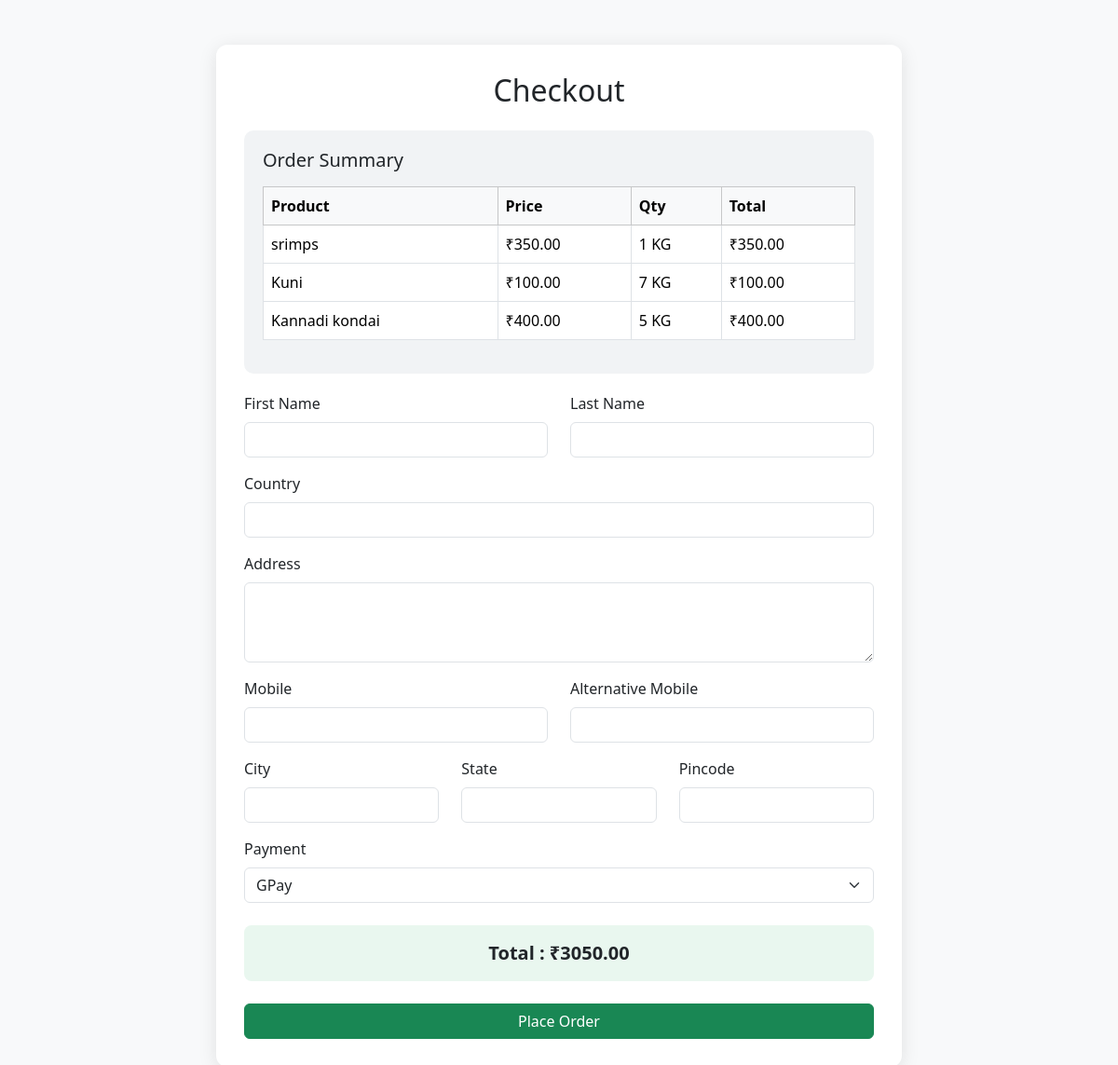
Screenshot of /checkout/ (signed in) with the database file from the repository.
### sales/models.py (models this page shows, shortened)
class Cart(models.Model):
    user = models.ForeignKey(User, on_delete=models.CASCADE)
    product = models.ForeignKey(Product, on_delete=models.CASCADE)
    quantity = models.PositiveIntegerField(default=1)

class Product(models.Model):
    CATEGORY_CHOICES = [
        ('home', 'Home Products'),
        ('fresh', 'Fresh Fish'),
        ('sea', 'Sea Fish'),
        ('prawn', 'Prawns'),
        ('dry', 'Dry Fish'),
    ]
    name = models.CharField(max_length=200)
    price = models.DecimalField(max_digits=10, decimal_places=2)
    stock = models.PositiveIntegerField()
    category = models.CharField(max_length=20, choices=CATEGORY_CHOICES)
    image = models.ImageField(upload_to='products/')
    description = models.TextField()
    available = models.BooleanField(default=True)

### sales/views.py (the view, shortened to what this page needs)
# urls.py: path('checkout/', views.checkout, name='checkout'),
@login_required
def checkout(request, product_id=None):
    buy_now = False
    product = None
    cart_items = []
    total = 0
    quantity = 1
    if product_id:
        buy_now = True
        product = get_object_or_404(Product, id=product_id)
        if request.method == "POST":
            quantity = int(request.POST.get('quantity', 1))
        total = product.price * quantity
    else:
        cart_items = Cart.objects.filter(user=request.user)
        for item in cart_items:
            total += item.product.price * item.quantity
    return render(request, 'checkout.html', {
        'product': product,
        'quantity': quantity,
        'cart_items': cart_items,
        'buy_now': buy_now,
        'total': total
    })

### sales/context_processors.py (called while the page is built)
def cart_count(request):
    if request.user.is_authenticated:
        cart_items = Cart.objects.filter(user=request.user)
        count = sum(item.quantity for item in cart_items)
    else:
        count = 0
    return {'cart_count': count}

### sales/templates/checkout.html (shortened to what this page needs)
{% load static %}
<!DOCTYPE html>
<html>
<head>
<link href="https://cdn.jsdelivr.net/npm/bootstrap@5.3.2/dist/css/bootstrap.min.css" rel="stylesheet">
</head>
<body>
<div class="container mt-5">
<div class="row justify-content-center">
<div class="col-md-8">
<div class="checkout-box">
<h2 class="text-center mb-4">Checkout</h2>
<form method="POST">
<div class="order-summary">
<h5 class="mb-3">Order Summary</h5>
{% if not buy_now %}
<table class="table table-bordered">
<thead class="table-light">
<tr>
<th>Product</th>
<th>Price</th>
<th>Qty</th>
<th>Total</th>
</tr>
</thead>
<tbody>
{% for item in cart_items %}
<tr>
<td>{{ item.product.name }}</td>
<td>₹{{ item.product.price }}</td>
<td>{{ item.quantity }} KG</td>
<td>₹{{ item.product.price|floatformat:2|floatformat:2 }}</td>
</tr>
{% endfor %}
</tbody>
</table>
{% else %}
<p><strong>Product :</strong> {{ product.name }}</p>
<p><strong>Price :</strong> ₹{{ product.price }} / KG</p>
<p><strong>Quantity :</strong> {{ quantity }} KG</p>
<input type="hidden" name="quantity" value="{{ quantity }}">
{% endif %}
</div>
<div class="row">
<div class="col-md-6 mb-3">
<label class="form-label">First Name</label>
<input type="text" name="first_name" class="form-control" required>
</div>
<div class="col-md-6 mb-3">
<label class="form-label">Last Name</label>
<input type="text" name="last_name" class="form-control" required>
</div>
</div>
<div class="mb-3">
<label class="form-label">Country</label>
<input type="text" name="country" class="form-control">
</div>
<div class="mb-3">
<label class="form-label">Address</label>
<textarea name="address" class="form-control" rows="3"></textarea>
</div>
<div class="row">
<div class="col-md-6 mb-3">
<label class="form-label">Mobile</label>
<input type="text" name="mobile" class="form-control">
</div>
<div class="col-md-6 mb-3">
<label class="form-label">Alternative Mobile</label>
<input type="text" name="alt_mobile" class="form-control">
</div>
</div>
<div class="row">
<div class="col-md-4 mb-3">
<label class="form-label">City</label>
<input type="text" name="city" class="form-control">
</div>
<div class="col-md-4 mb-3">
<label class="form-label">State</label>
<input type="text" name="state" class="form-control">
</div>
<div class="col-md-4 mb-3">
<label class="form-label">Pincode</label>
<input type="text" name="pincode" class="form-control">
</div>
</div>
<div class="mb-4">
<label class="form-label">Payment</label>
<select name="payment" class="form-select">
<option value="gpay">GPay</option>
</select>
</div>
<div class="total-box text-center mb-4">
Total : ₹{{ total }}
</div>
<button type="submit" class="btn btn-success w-100">
Place Order
</button>
</form>
</div>
</div>
</div>
</div>
</body>
</html>

### sales/templates/checkout.html (style rules this page uses)
body { background:#f8f9fa; }
.checkout-box { background:white; padding:30px; border-radius:12px; box-shadow:0 4px 20px rgba(0,0,0,0.1); }
.total-box { background:#e9f7ef; padding:15px; border-radius:8px; font-size:20px; font-weight:600; }
.order-summary { background:#f1f3f5; padding:20px; border-radius:10px; margin-bottom:20px; }

### rows the page displays
Cart: product.name "srimps", product.price "350.00", quantity "1"
Cart: product.name "Kuni", product.price "100.00", quantity "7"
Cart: product.name "Kannadi kondai", product.price "400.00", quantity "5"

### other values shown
{{ total }} "3050.00"
